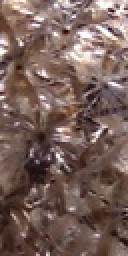
#> input picture Assignment2/train_data/images/neg_person/119_11.jpg, 64 x 128 px (shown 2 times larger); its folder holds only this picture in this run
$ python -i ayush_rai_bg_sub_ml.py   (imports and definitions only)
#> lines starting #> are read from the running program, lines starting #| are printed output that depends on the picture; after the words box and inside, x2 and y2 are one past the last pixel; in counts of white or black regions, pixels touching at a corner belong together
import matplotlib.pyplot as plt
import cv2
import os
import numpy as np
import shutil
import glob
import matplotlib.image as mpimg
import random
from skimage import exposure
from skimage import feature
import os
import glob
import json
from scipy.io import loadmat
from collections import defaultdict
from sklearn import svm, metrics
from sklearn.model_selection import train_test_split
from sklearn.utils import shuffle

data_root = "img1"
BACK_SUB_FOLDER_PATH = "background_substraction"
DATASET_SVM_PATH = "svm_dataset"
VIDEO_NAME = "pedestrian_detector"
MIN_HUMAN_RATIO = 1
MAX_HUMAN_RATIO = 8
MAX_RATIO_MERGE = MAX_HUMAN_RATIO

MAX_DIST_CONSIST = 10
N_CONSISTENCY = 1


gt_path = './gt/gt.txt'

_W = 1280
_H = 960
_N = 684 # number of frames

WIDTH_SAMPLE_SVM = 15
HEIGHT_SAMPLE_SVM = 30

#-----------------------------------------------------------------------------------------------------------------------------

def format_id(frame):
    assert _N >= frame
    return '{:03d}'.format(frame)

#---------------------------------------------------------------------------------------------------------------------------------


# [4 lines left out: function read_frame, not called in this run]

#------------------------------------------------------------------------------------------------------------------------------------

def read_gt(filename):
    """Read gt and create list of bb-s"""
    assert os.path.exists(filename)
    with open(filename, 'r') as file:
        lines = file.readlines()
    # truncate data (last columns are not needed)
    return [list(map(lambda x: int(x), line.split(',')[:6])) for line in lines]

#--------------------------------------------------------------------------------------------------------------------------------------


def annotations_for_frame(solution, frame):
    assert _N >= frame
    return [bb for bb in solution if int(bb[0])==int(frame)]

#------------------------------------------------------------------------------------------------------------------------------------


# [135 lines left out: functions evaluate_solution, show_annotation, disp_image, hog, background_substraction, not called in this run]

        # [11 lines of commented-out code are left out]

class Interface:
    """
    Load in attributes useful data, such as images paths.
    Also implement interfacing with background substraction or the apply box to video function

    :param data_root: string, where is the img dataset
    :param back_sub_folder: string, where should be stored the background substracted images
    """
    def __init__(self, data_root=data_root, back_sub_folder_path=BACK_SUB_FOLDER_PATH):
        self.dataset_path = data_root
        self.dataset_backsub_path = back_sub_folder_path
        self.the_im_path = self.get_dataset_im_path(self.dataset_path)
        self.the_im_backsub_path = self.get_dataset_im_path(self.dataset_backsub_path)

    def get_dataset_im_path(self, path):
        """
        Get images path using glob
        :param path: string, dataset folder
        :return the_im_path: list of string, lsit sorted of every .jpg file in the dataset
        """
        the_im_path = glob.glob(path + "/*.jpg")
        the_im_path.sort()
        return the_im_path

    # [7 lines left out: function background_substraction, not called in this run]

    def apply_box_to_video(self):
        apply_box_to_video(self.the_im_path, self.the_im_backsub_path)

#----------------------------------------------------------------------------------------------------------------------------

class Box:
    """
    Object to store a box by its boundaries (Point of min x and y, Point of max x and y)

    :param x_min: int, x minimal value of the box
    :param y_min: int, y minimal value of the box
    :param x_max: int, x maximal value of the box
    :param y_max: int, x maximal value of the box
    """
    def __init__(self, x_min, y_min, x_max, y_max):
        self.x_min = x_min
        self.y_min = y_min
        self.x_max = x_max
        self.y_max = y_max

    def __repr__(self):
        ret = "x_min: " + str(self.x_min) + ", y_min: " + str(self.y_min) + ", x_max: " + str(self.x_max) + ", y_max: " + str(self.y_max)
        return ret

    # [27 lines left out: functions is_overlap, filter_ratio, not called in this run]

#--------------------------------------------------------------------------------------------------------------------------------------

def get_contours_human_ratio(im_path, ratio=False, disp=False):
    """
    Load the image, get the contour of the shape in it and check if they are human-shape like

    :param im_path: string, path to the background_substracted image to analyse.
    :param disp: bool, default=False, set to True to visualize the contours.
    :return the_potential_human_box: boxes that could be human like in shape (number_frame, box in this frame)

    """
#> called with im_path = 'train_data/images/neg_person/119_11.jpg', ratio = False, disp = False
    # Load image and resize witout changing ratio
    im = cv2.imread(im_path)
#> im is the input picture: shape (128, 64, 3); mean B, G, R 89.1, 96, 119.5
    height, width = im.shape[:2]
#> height = 128; width = 64
    new_width = 500
    new_height = new_width*height//width
#> new_height = 1000
    im = cv2.resize(im,(new_width, new_height), interpolation = cv2.INTER_CUBIC)
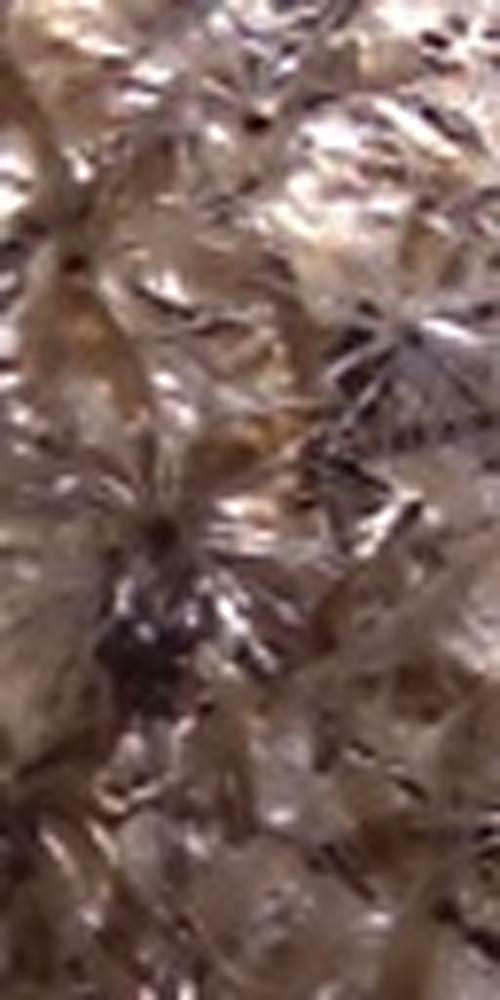
#> im: shape (1000, 500, 3); mean B, G, R 89.1, 96, 119.4

    # Change to gray and apply both gaussian and threshold filter
    im_gray = cv2.cvtColor(im, cv2.COLOR_BGR2GRAY)
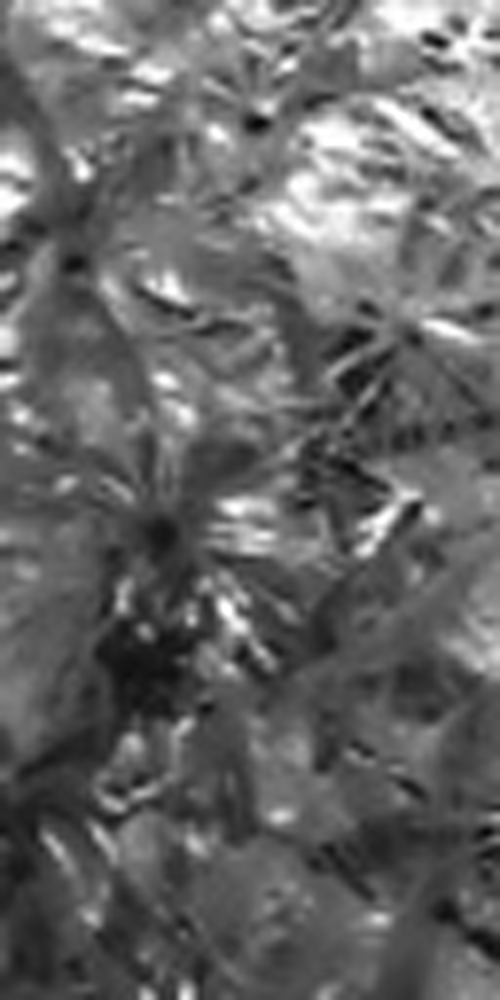
#> im_gray: shape (1000, 500); min 6, max 255, mean 102.2
    blurred_im = cv2.GaussianBlur(im_gray, (1, 1), 0)
    ret,thresh = cv2.threshold(blurred_im, 220, 255, 0)
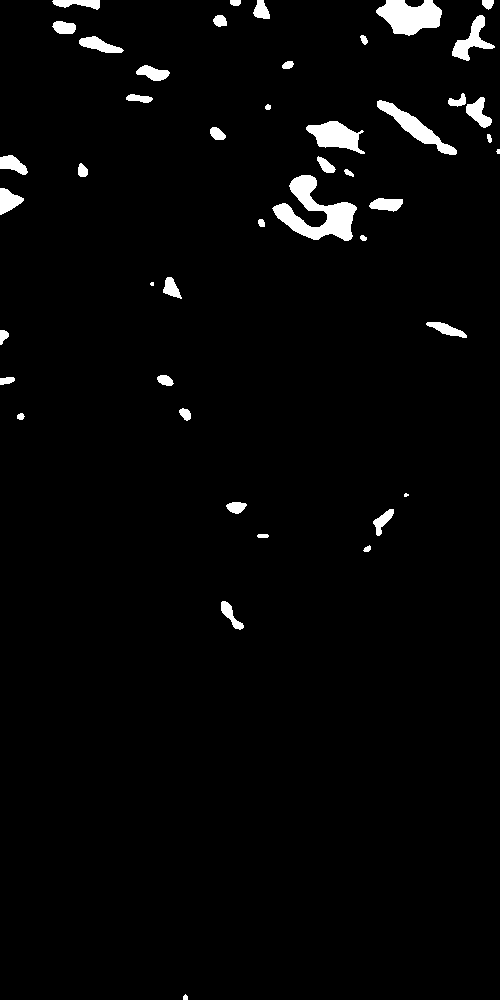
#> thresh: shape (1000, 500); 2.6% white; 45 white regions (3 under 20 px)

    # Compute contours
    contours, _ = cv2.findContours(thresh, cv2.RETR_EXTERNAL, cv2.CHAIN_APPROX_SIMPLE)
#> contours = 45 contours, 4 with area under 20; largest, box (x1, y1, x2, y2) and area: (272, 175, 357, 241) 2262, (376, 0, 442, 36) 1528, (377, 100, 457, 155) 1008, (306, 121, 365, 154) 1004, (452, 15, 495, 61) 636

    # Get dimension of main contours
    the_potential_human_box = []
    for cnt in contours:
        # Compute area size
        area = cv2.contourArea(cnt)
        if area > 3:
            # remove overdimension of contours
            cnt_low = cnt[:, 0]

            if disp:
                print(area)
                im2 = cv2.drawContours(im.copy(), cnt, -1, (255,0,0), 2)
                disp_image(im2)

            # contour width
            x_max = np.max(cnt_low[:, 0])*width//new_width
            x_min = np.min(cnt_low[:, 0])*width//new_width
            # contour height
            y_max = np.max(cnt_low[:, 1])*height//new_height
            y_min = np.min(cnt_low[:, 1])*height//new_height
            box = Box(x_min, y_min, x_max, y_max)

            if ratio:
                potential_human_box = filter_ratio(box, MIN_HUMAN_RATIO, MAX_HUMAN_RATIO)
                if potential_human_box is not None:
                    the_potential_human_box.append(potential_human_box)
            else:
                the_potential_human_box.append(box)
#> this loop made 45 passes
#> (area, x_max, x_min, y_max, y_min) on passes 2, 3, 4, 5, 6, 8, 9, 10, 11, 12, 13, 15: (221.5, 31, 28, 80, 76), (27, 47, 46, 70, 69), (31, 34, 32, 68, 68), (213.5, 50, 47, 68, 65), (155, 31, 28, 65, 64), (31.5, 3, 2, 53, 52), (89, 24, 22, 53, 52), (74, 1, 0, 49, 48), (114.5, 22, 20, 49, 48), (72.5, 1, 0, 44, 42), (261.5, 59, 54, 43, 41), (207, 23, 20, 38, 35)
#> after the loop, the_potential_human_box = 45 items

    return the_potential_human_box


#--------------------------------------------------------------------------------------------------------------------

class SVM:
    """
    Implement a SVM dataset preparation and a SVM training
    :param the_im_path: list of string, path to original images
    :param replace: bool, default=False, set to True to visualize the SVM dataset images
    :param load_in_ram: bool, default=True, store the dataset in the RAM
    """
    def __init__(self, the_im_path, replace=False, load_in_ram=True):
        self.gt = read_gt(gt_path)
        self.dataset_svm_path = DATASET_SVM_PATH
        self.dataset_svm_neg_path = self.dataset_svm_path + "_neg"
        self.replace = replace

        self.the_im_path = the_im_path
        self.load_in_ram = load_in_ram
        if self.load_in_ram:
            self.data = []
            self.labels = []

        if self.replace:
            # Remove dataseth
            if os.path.isdir(self.dataset_svm_path):
                shutil.rmtree(self.dataset_svm_path)
            # remove negative dataset
            if os.path.isdir(self.dataset_svm_neg_path):
                shutil.rmtree(self.dataset_svm_neg_path)

            # Create empty dataset folders
            os.mkdir(self.dataset_svm_path)
            os.mkdir(self.dataset_svm_neg_path)

    # [99 lines left out: functions write_random_areas, dataset_prepare, train, not called in this run]

    def check_accuracy(self):
        y_pred = svm_trainer.classifier.predict(svm_trainer.X_test)
        #print("Accuracy\n", metrics.classification_report(svm_trainer.y_test, y_pred))
        #print("SVM accuracy:",metrics.accuracy_score(svm_trainer.y_test, y_pred))


#---------------------------------------------------------------------------------------------------------------------------

interfacer = Interface()
# [1 line not run here, left out]

# [1 line that did not run here, left out]
# [4 lines not run here, left out]

#--------------------------------------------------------------------------------------------------------------------------

# [199 lines left out: functions merge_box, inertia_consistency_box, check_is_human_svm, apply_box_to_video, pedestrians_bg_sub_ml, not called in this run]


#---------------------------------------------------------------------------------------------------------------------------


SCORING = False
# [13 lines not run here, left out]

#--------------------------------------------------------------------------------------------------------------------------------

import struct

# [114 lines left out: functions read_seq, read_annot, not called in this run]

>>> result = get_contours_human_ratio('train_data/images/neg_person/119_11.jpg')
#> result = 45 items
